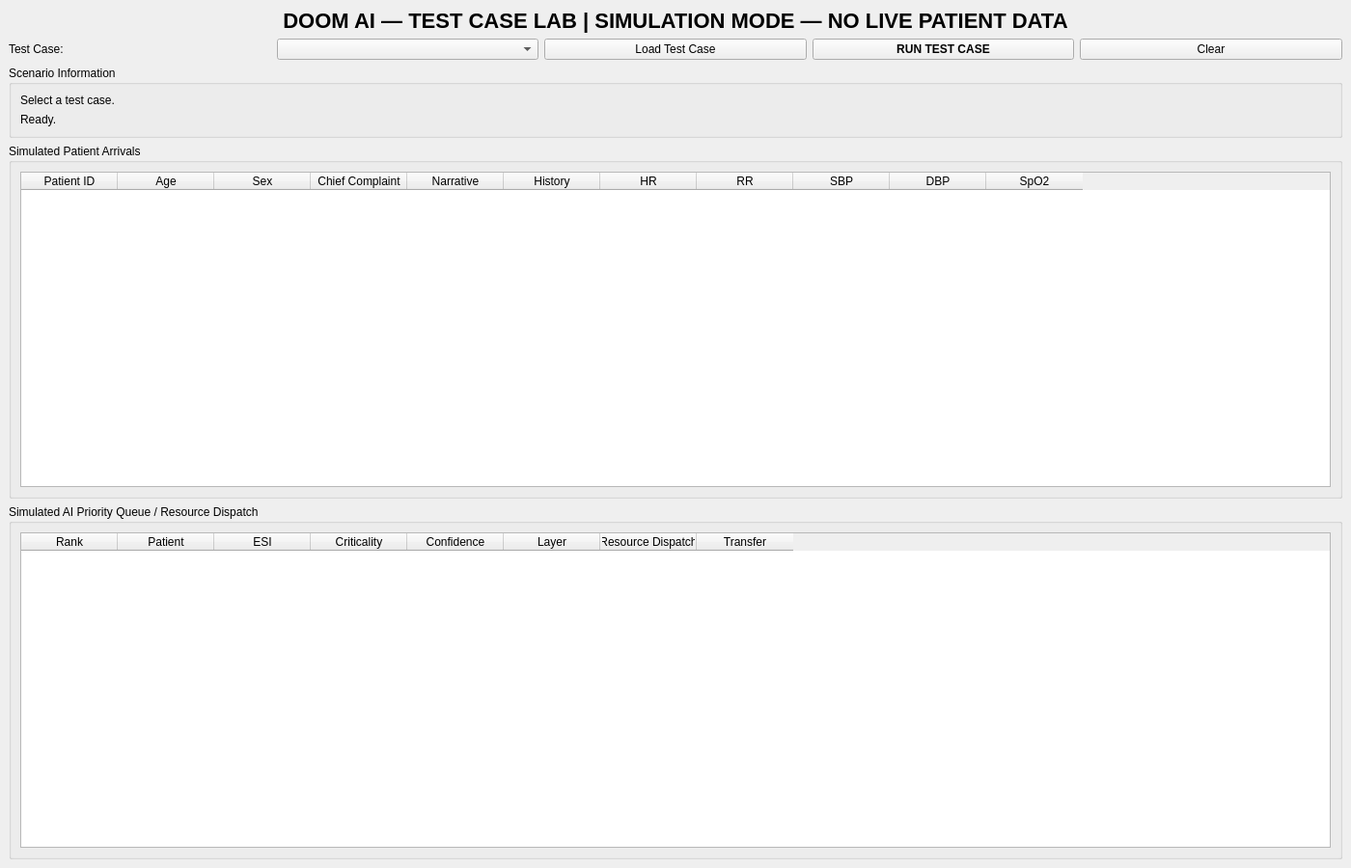
<?xml version="1.0" encoding="UTF-8"?>
<ui version="4.0">
 <class>TestCaseLabWindow</class>

 <widget class="QMainWindow" name="testCaseLabWindow">

  <property name="geometry">
   <rect>
    <x>0</x>
    <y>0</y>
    <width>1400</width>
    <height>900</height>
   </rect>
  </property>

  <property name="windowTitle">
   <string>DOOM AI — Test Case Lab</string>
  </property>

  <widget class="QWidget" name="centralwidget">

   <layout class="QVBoxLayout" name="mainLayout">

    <item>
     <widget class="QLabel" name="testCaseLabBanner">
      <property name="text">
       <string>DOOM AI — TEST CASE LAB | SIMULATION MODE — NO LIVE PATIENT DATA</string>
      </property>

      <property name="styleSheet">
       <string>font-size:22px;font-weight:bold;</string>
      </property>

      <property name="alignment">
       <set>Qt::AlignCenter</set>
      </property>
     </widget>
    </item>

    <item>
     <layout class="QHBoxLayout" name="controlsLayout">

      <item>
       <widget class="QLabel" name="testCaseLabel">
        <property name="text">
         <string>Test Case:</string>
        </property>
       </widget>
      </item>

      <item>
       <widget class="QComboBox" name="testCaseCombo"/>
      </item>

      <item>
       <widget class="QPushButton" name="loadTestCaseButton">
        <property name="text">
         <string>Load Test Case</string>
        </property>
       </widget>
      </item>

      <item>
       <widget class="QPushButton" name="runTestCaseButton">
        <property name="text">
         <string>RUN TEST CASE</string>
        </property>

        <property name="styleSheet">
         <string>font-weight:bold;</string>
        </property>
       </widget>
      </item>

      <item>
       <widget class="QPushButton" name="clearTestCaseButton">
        <property name="text">
         <string>Clear</string>
        </property>
       </widget>
      </item>

     </layout>
    </item>

    <item>
     <widget class="QGroupBox" name="scenarioGroup">
      <property name="title">
       <string>Scenario Information</string>
      </property>

      <layout class="QVBoxLayout" name="scenarioLayout">

       <item>
        <widget class="QLabel" name="testCaseDescription">
         <property name="text">
          <string>Select a test case.</string>
         </property>

         <property name="wordWrap">
          <bool>true</bool>
         </property>
        </widget>
       </item>

       <item>
        <widget class="QLabel" name="testCaseStatus">
         <property name="text">
          <string>Ready.</string>
         </property>

         <property name="wordWrap">
          <bool>true</bool>
         </property>
        </widget>
       </item>

      </layout>
     </widget>
    </item>

    <item>
     <widget class="QGroupBox" name="patientsGroup">
      <property name="title">
       <string>Simulated Patient Arrivals</string>
      </property>

      <layout class="QVBoxLayout" name="patientsLayout">

       <item>
        <widget class="QTableWidget" name="testCasePatients">

         <property name="columnCount">
          <number>11</number>
         </property>

         <column>
          <property name="text">
           <string>Patient ID</string>
          </property>
         </column>

         <column>
          <property name="text">
           <string>Age</string>
          </property>
         </column>

         <column>
          <property name="text">
           <string>Sex</string>
          </property>
         </column>

         <column>
          <property name="text">
           <string>Chief Complaint</string>
          </property>
         </column>

         <column>
          <property name="text">
           <string>Narrative</string>
          </property>
         </column>

         <column>
          <property name="text">
           <string>History</string>
          </property>
         </column>

         <column>
          <property name="text">
           <string>HR</string>
          </property>
         </column>

         <column>
          <property name="text">
           <string>RR</string>
          </property>
         </column>

         <column>
          <property name="text">
           <string>SBP</string>
          </property>
         </column>

         <column>
          <property name="text">
           <string>DBP</string>
          </property>
         </column>

         <column>
          <property name="text">
           <string>SpO2</string>
          </property>
         </column>

        </widget>
       </item>

      </layout>
     </widget>
    </item>

    <item>
     <widget class="QGroupBox" name="resultsGroup">
      <property name="title">
       <string>Simulated AI Priority Queue / Resource Dispatch</string>
      </property>

      <layout class="QVBoxLayout" name="resultsLayout">

       <item>
        <widget class="QTableWidget" name="testCaseResults">

         <property name="columnCount">
          <number>8</number>
         </property>

         <column>
          <property name="text">
           <string>Rank</string>
          </property>
         </column>

         <column>
          <property name="text">
           <string>Patient</string>
          </property>
         </column>

         <column>
          <property name="text">
           <string>ESI</string>
          </property>
         </column>

         <column>
          <property name="text">
           <string>Criticality</string>
          </property>
         </column>

         <column>
          <property name="text">
           <string>Confidence</string>
          </property>
         </column>

         <column>
          <property name="text">
           <string>Layer</string>
          </property>
         </column>

         <column>
          <property name="text">
           <string>Resource Dispatch</string>
          </property>
         </column>

         <column>
          <property name="text">
           <string>Transfer</string>
          </property>
         </column>

        </widget>
       </item>

      </layout>
     </widget>
    </item>

   </layout>

  </widget>

 </widget>

 <resources/>
 <connections/>

</ui>
